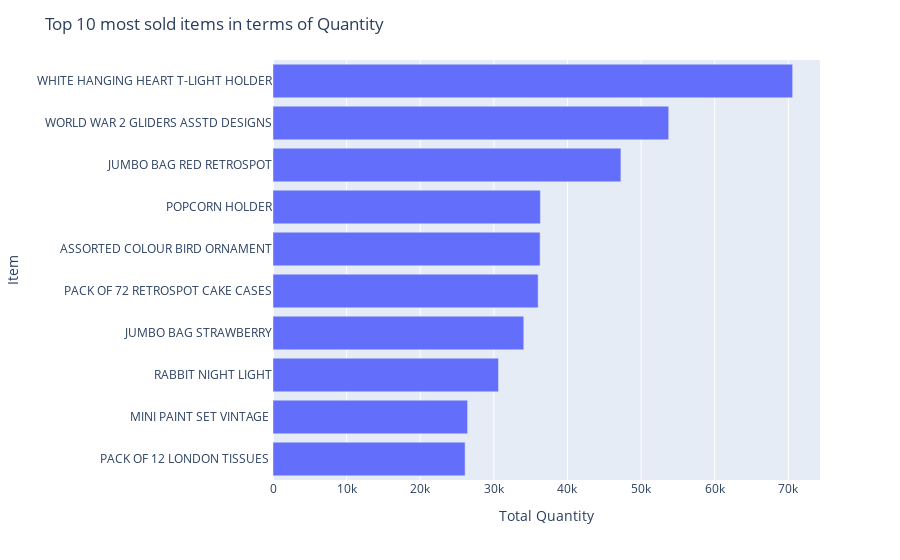

Here is the notebook cell this chart was saved with:
### Markdown cell above
Now let's check the top selling items in terms of quantity:

### Code cell
top_10_quantity = orders_num_per_item.sort_values(by = 'total_quantity', ascending = False)[:10].sort_values(by = 'total_quantity')
fig = px.bar(
    top_10_quantity, 
    x = 'total_quantity',
    y = 'item_name',
    orientation = 'h',
    labels = {'total_quantity':'Total Quantity', 'item_name':'Item'})
fig.update_layout(title = 'Top 10 most sold items in terms of Quantity')

fig.show()

### Figure 1 — Plotly figure (JSON) as saved in the notebook; plotly's stock layout.template omitted (floating-point values rounded to 4 significant figures)
{"data": [{"alignmentgroup": "True", "hovertemplate": "Total Quantity=%{x}<br>Item=%{y}<extra></extra>", "legendgroup": "", "marker": {"color": "#636efa", "pattern": {"shape": ""}}, "name": "", "offsetgroup": "", "orientation": "h", "showlegend": false, "textposition": "auto", "type": "bar", "x": [26095, 26437, 30631, 34066, 36016, 36282, 36322, 47256, 53751, 70588], "xaxis": "x", "y": ["PACK OF 12 LONDON TISSUES ", "MINI PAINT SET VINTAGE ", "RABBIT NIGHT LIGHT", "JUMBO BAG STRAWBERRY", "PACK OF 72 RETROSPOT CAKE CASES", "ASSORTED COLOUR BIRD ORNAMENT", "POPCORN HOLDER", "JUMBO BAG RED RETROSPOT", "WORLD WAR 2 GLIDERS ASSTD DESIGNS", "WHITE HANGING HEART T-LIGHT HOLDER"], "yaxis": "y"}], "layout": {"barmode": "relative", "legend": {"tracegroupgap": 0}, "margin": {"t": 60}, "title": {"text": "Top 10 most sold items in terms of Quantity"}, "xaxis": {"anchor": "y", "domain": [0, 1], "title": {"text": "Total Quantity"}}, "yaxis": {"anchor": "x", "domain": [0, 1], "title": {"text": "Item"}}}}
